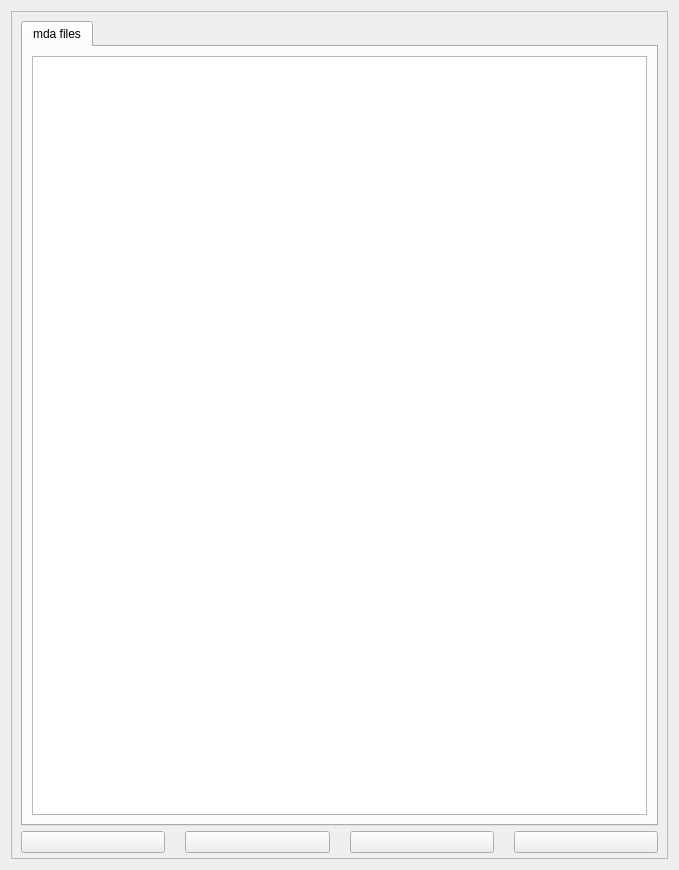
<?xml version="1.0" encoding="UTF-8"?>
<ui version="4.0">
 <class>Form</class>
 <widget class="QWidget" name="Form">
  <property name="geometry">
   <rect>
    <x>0</x>
    <y>0</y>
    <width>679</width>
    <height>870</height>
   </rect>
  </property>
  <property name="windowTitle">
   <string>Form</string>
  </property>
  <layout class="QVBoxLayout" name="verticalLayout_2">
   <item>
    <widget class="QScrollArea" name="scrollArea">
     <property name="widgetResizable">
      <bool>true</bool>
     </property>
     <widget class="QWidget" name="scrollAreaWidgetContents">
      <property name="geometry">
       <rect>
        <x>0</x>
        <y>0</y>
        <width>653</width>
        <height>844</height>
       </rect>
      </property>
      <layout class="QVBoxLayout" name="verticalLayout">
       <property name="spacing">
        <number>5</number>
       </property>
       <property name="bottomMargin">
        <number>5</number>
       </property>
       <item>
        <widget class="QTabWidget" name="tabWidget">
         <property name="currentIndex">
          <number>0</number>
         </property>
         <widget class="QWidget" name="TabWidgetPage2">
          <attribute name="title">
           <string>mda files</string>
          </attribute>
          <layout class="QVBoxLayout" name="verticalLayout_5">
           <item>
            <widget class="QTableView" name="tableView">
             <property name="alternatingRowColors">
              <bool>true</bool>
             </property>
             <property name="selectionBehavior">
              <enum>QAbstractItemView::SelectRows</enum>
             </property>
             <property name="gridStyle">
              <enum>Qt::DotLine</enum>
             </property>
            </widget>
           </item>
          </layout>
         </widget>
        </widget>
       </item>
       <item>
        <widget class="QWidget" name="widget" native="true">
         <layout class="QGridLayout" name="gridLayout">
          <property name="leftMargin">
           <number>0</number>
          </property>
          <property name="topMargin">
           <number>0</number>
          </property>
          <property name="rightMargin">
           <number>0</number>
          </property>
          <property name="bottomMargin">
           <number>0</number>
          </property>
          <property name="horizontalSpacing">
           <number>20</number>
          </property>
          <property name="verticalSpacing">
           <number>0</number>
          </property>
          <item row="0" column="1">
           <widget class="QPushButton" name="firstButton">
            <property name="sizePolicy">
             <sizepolicy hsizetype="Minimum" vsizetype="Fixed">
              <horstretch>0</horstretch>
              <verstretch>0</verstretch>
             </sizepolicy>
            </property>
            <property name="toolTip">
             <string>Select first file</string>
            </property>
            <property name="icon">
             <iconset>
              <normaloff>first.png</normaloff>first.png</iconset>
            </property>
           </widget>
          </item>
          <item row="0" column="4">
           <widget class="QPushButton" name="lastButton">
            <property name="toolTip">
             <string>Select last file</string>
            </property>
            <property name="icon">
             <iconset>
              <normaloff>last.png</normaloff>last.png</iconset>
            </property>
           </widget>
          </item>
          <item row="0" column="3">
           <widget class="QPushButton" name="nextButton">
            <property name="toolTip">
             <string>Select next file</string>
            </property>
            <property name="icon">
             <iconset>
              <normaloff>next.png</normaloff>next.png</iconset>
            </property>
           </widget>
          </item>
          <item row="0" column="2">
           <widget class="QPushButton" name="backButton">
            <property name="toolTip">
             <string>Select previous file</string>
            </property>
            <property name="icon">
             <iconset>
              <normaloff>back.png</normaloff>back.png</iconset>
            </property>
           </widget>
          </item>
         </layout>
        </widget>
       </item>
      </layout>
     </widget>
    </widget>
   </item>
  </layout>
 </widget>
 <resources/>
 <connections/>
</ui>
